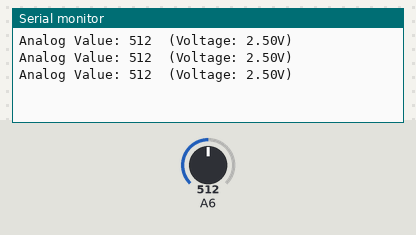
A sketch run on a simulated Arduino Nano, built with avr-gcc and run on an emulated ATmega328P. Parts: the last lines printed to the serial monitor. The inputs (shaded band) are chosen by the test bench; at power-on: A6 = 512.

Above: at 1.3 s.
1.4 s: A6 set to 716
At 1.9 s:
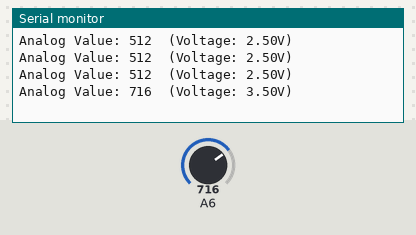
2.9 s: A6 set to 900
At 3.4 s:
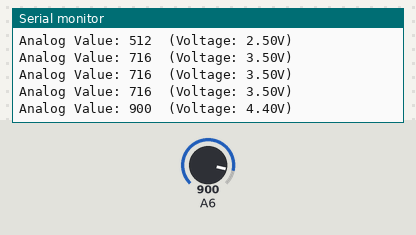
Timing chart, 0 to 5.9 s (numbered marks = the images above; inputs shaded):
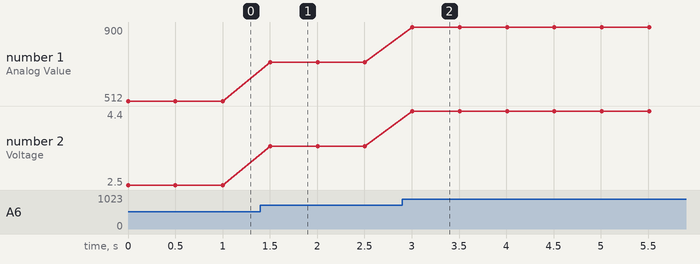

Measured:
- after the input at 1.4 s, the serial monitor: prints a new line after 0.10 s (image 1)
- after the input at 2.9 s, the serial monitor: prints a new line after 0.11 s (image 2)
- plotted number 1: 512 → 716 after the input at 1.4 s, 716 → 900 after the input at 2.9 s
- plotted number 2: 2.5 → 3.5 after the input at 1.4 s, 3.5 → 4.4 after the input at 2.9 s

The sketch:

Station_Controller_A6_vals.ino
```cpp
void setup() {
  Serial.begin(115200);
}

void loop() {
  int val = analogRead(A6);
  float voltage = val * (5.0 / 1023.0);

  Serial.print("Analog Value: ");
  Serial.print(val);
  Serial.print("  (Voltage: ");
  Serial.print(voltage);
  Serial.println("V)");

  delay(500);
}
```
